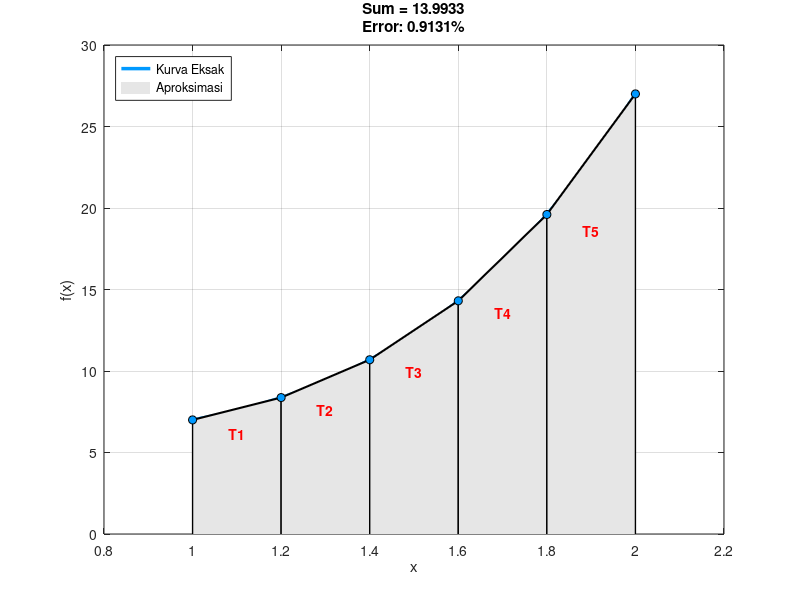

The MATLAB source for this figure:
clear; clc; close all;

f = @(x) x.^4 + 2*x.^3 - 4 * x.^2 +3*x +5;

disp('--- Program Integral Trapesium ---');
a = 1; % batas bawah
b = 2; % batas atas
n = input('Masukkan jumlah sub-interval (n): ');

dx = (b - a) / n;
sum = 0;   
c1 = a;    

x_fine = linspace(a, b, 500);
y_fine = f(x_fine);
figure('Color', 'w'); 
h_curve = plot(x_fine, y_fine, 'Color', [0 0.6 1], 'LineWidth', 2.5); hold on;
h_fill = [];

fprintf('\nDetail Iterasi:\n');
fprintf('-------------------------------------------------------------\n');
fprintf(' i |    c1     |    c2     |     z (Luas)   |   sum (Total)\n');
fprintf('-------------------------------------------------------------\n');

for i = 1:n
    c2 = c1 + dx;
    z = (dx / 2) * (f(c1) + f(c2));
    sum = sum + z;
    
    x_trap = [c1, c1, c2, c2];
    y_trap = [0, f(c1), f(c2), 0];
    
    h_temp = fill(x_trap, y_trap, [0.9 0.9 0.9], 'EdgeColor', 'none');
    if i==1, h_fill = h_temp; end
    
    plot([c1 c1], [0 f(c1)], 'k-', 'LineWidth', 1);       
    plot([c2 c2], [0 f(c2)], 'k-', 'LineWidth', 1);       
    plot([c1 c2], [f(c1) f(c2)], 'k-', 'LineWidth', 1.5); 
    
    plot(c1, f(c1), 'o', 'MarkerFaceColor', [0 0.6 1], 'MarkerEdgeColor', 'k');
    if i==n, plot(c2, f(c2), 'o', 'MarkerFaceColor', [0 0.6 1], 'MarkerEdgeColor', 'k'); end
    
    text((c1+c2)/2, (f(c1)+f(c2))/2.5, ['T' num2str(i)], 'Color', 'r', 'FontWeight', 'bold', 'HorizontalAlignment', 'center');
    
    fprintf(' %d | %8.4f  | %8.4f  |   %10.4f   |   %10.4f\n', i, c1, c2, z, sum);
    
    c1 = c1 + dx;
end

val_exact = integral(f, a, b);
err_abs = abs(val_exact - sum); 
err_rel = (err_abs / abs(val_exact)) * 100;

fprintf('-------------------------------------------------------------\n');
fprintf('\nHASIL AKHIR:\n');
fprintf('1. Eksak (Analitik) : %.6f\n', val_exact);
fprintf('2. Numerik   : %.6f\n', sum);
fprintf('3. Error Relatif    : %.4f %%\n', err_rel);

title({['Sum = ' num2str(sum, '%.4f')], ...
       ['Error: ' num2str(err_rel, '%.4f') '%']});

xlabel('x'); ylabel('f(x)'); grid on;
xlim([a-0.2, b+0.2]); 
legend([h_curve, h_fill], {'Kurva Eksak', 'Aproksimasi'}, 'Location', 'northwest');
hold off;
